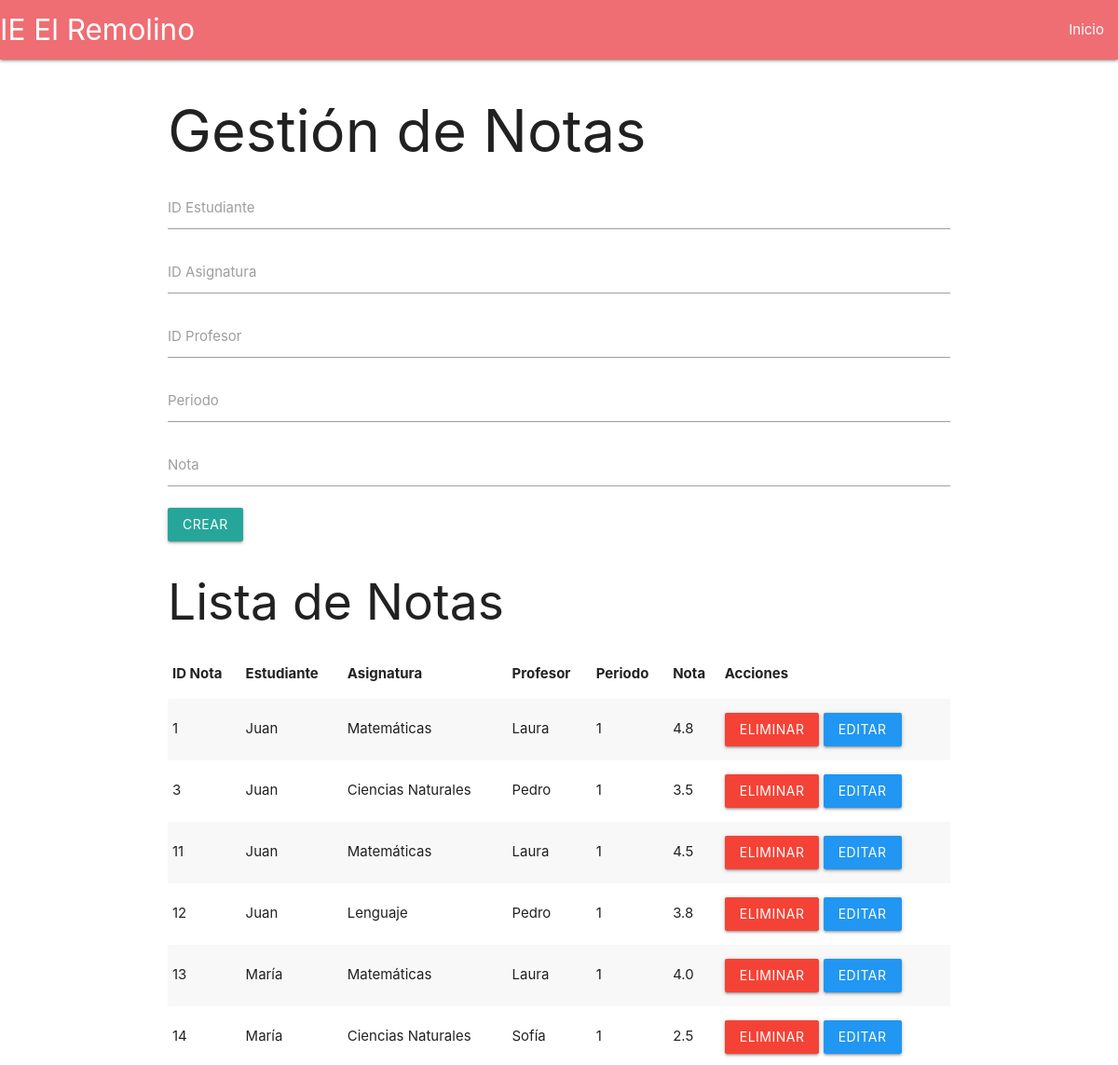
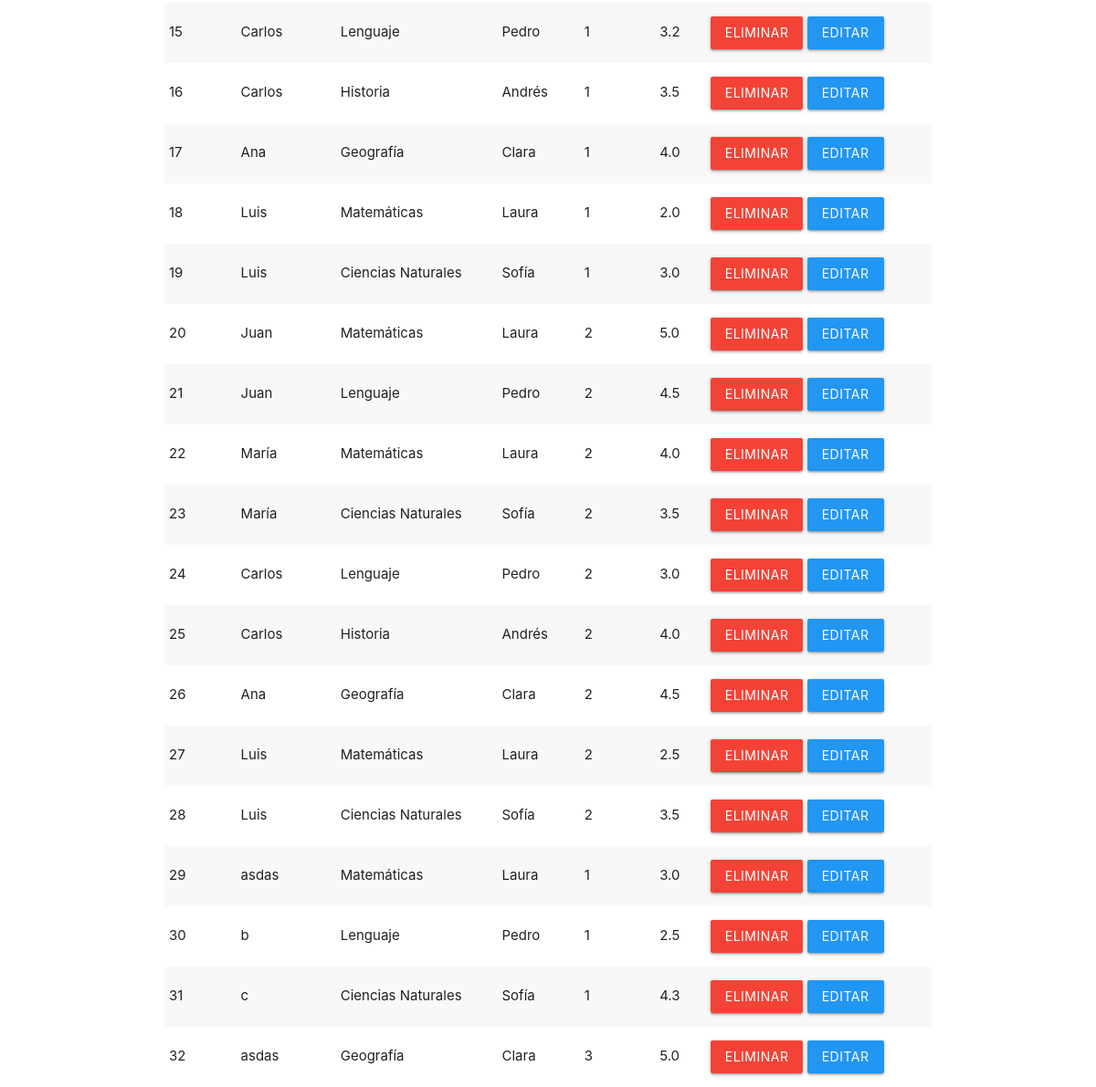
Page /gestionar_notas.php on the committed database (2 pictures, top to bottom).
### tables this page shows
CREATE TABLE `notas` (
  `id_nota` int(11) NOT NULL,
  `id_estudiante` int(11) NOT NULL,
  `id_asignatura` int(11) NOT NULL,
  `id_profesor` int(11) NOT NULL,
  `periodo` int(11) NOT NULL CHECK (`periodo` between 1 and 4),
  `nota` decimal(2,1) NOT NULL CHECK (`nota` between 1 and 5)
);

CREATE TABLE `estudiantes` (
  `id_estudiante` int(11) NOT NULL,
  `nombre` varchar(100) NOT NULL,
  `apellido` varchar(100) NOT NULL,
  `grado` varchar(50) NOT NULL,
  `correo` varchar(100) DEFAULT NULL
);

CREATE TABLE `asignaturas` (
  `id_asignatura` int(11) NOT NULL,
  `nombre` varchar(100) NOT NULL,
  `descripcion` text DEFAULT NULL
);

CREATE TABLE `profesores` (
  `id_profesor` int(11) NOT NULL,
  `nombre` varchar(100) NOT NULL,
  `apellido` varchar(100) NOT NULL,
  `especialidad` varchar(100) NOT NULL,
  `correo` varchar(100) DEFAULT NULL
);

### gestionar_notas.php (the view, shortened to what this page needs)
<?php
$servername = "localhost";
$username = "root";
$password = "";
$dbname = "gestion_notas";
$conn = new mysqli($servername, $username, $password, $dbname);
$edit = false;
$sql = "SELECT notas.id_nota, estudiantes.nombre AS nombre_estudiante, asignaturas.nombre AS nombre_asignatura,
        profesores.nombre AS nombre_profesor, notas.periodo, notas.nota
        FROM notas
        JOIN estudiantes ON notas.id_estudiante = estudiantes.id_estudiante
        JOIN asignaturas ON notas.id_asignatura = asignaturas.id_asignatura
        JOIN profesores ON notas.id_profesor = profesores.id_profesor";
$result = $conn->query($sql);
?>
<!DOCTYPE html>
<html lang="es">
<head>
    <link rel="stylesheet" href="https://cdnjs.cloudflare.com/ajax/libs/materialize/1.0.0/css/materialize.min.css">
</head>
<body>
<nav>
    <div class="nav-wrapper">
        <a href="#" class="brand-logo">IE El Remolino</a>
        <ul id="nav-mobile" class="right hide-on-med-and-down">
            <li><a href="admin_dashboard.php">Inicio</a></li>
        </ul>
    </div>
</nav>
<div class="container">
    <h1>Gestión de Notas</h1>
    <form action="" method="POST">
        <div class="input-field">
            <input type="number" name="id_estudiante" required value="<?php echo $edit ? $edit['id_estudiante'] : ''; ?>">
            <label>ID Estudiante</label>
        </div>
        <div class="input-field">
            <input type="number" name="id_asignatura" required value="<?php echo $edit ? $edit['id_asignatura'] : ''; ?>">
            <label>ID Asignatura</label>
        </div>
        <div class="input-field">
            <input type="number" name="id_profesor" required value="<?php echo $edit ? $edit['id_profesor'] : ''; ?>">
            <label>ID Profesor</label>
        </div>
        <div class="input-field">
            <input type="number" name="periodo" required value="<?php echo $edit ? $edit['periodo'] : ''; ?>">
            <label>Periodo</label>
        </div>
        <div class="input-field">
            <input type="text" name="nota" required value="<?php echo $edit ? $edit['nota'] : ''; ?>">
            <label>Nota</label>
        </div>
        <button type="submit" name="<?php echo $edit ? 'actualizar' : 'crear'; ?>" class="btn">
            <?php echo $edit ? 'Actualizar' : 'Crear'; ?>
        </button>
    </form>
    <h2>Lista de Notas</h2>
    <table class="striped">
        <thead>
            <tr>
                <th>ID Nota</th>
                <th>Estudiante</th>
                <th>Asignatura</th>
                <th>Profesor</th>
                <th>Periodo</th>
                <th>Nota</th>
                <th>Acciones</th>
            </tr>
        </thead>
        <tbody>
            <?php if ($result->num_rows > 0): ?>
                <?php while($row = $result->fetch_assoc()): ?>
                    <tr>
                        <td><?php echo $row['id_nota']; ?></td>
                        <td><?php echo $row['nombre_estudiante']; ?></td>
                        <td><?php echo $row['nombre_asignatura']; ?></td>
                        <td><?php echo $row['nombre_profesor']; ?></td>
                        <td><?php echo $row['periodo']; ?></td>
                        <td><?php echo $row['nota']; ?></td>
                        <td>
                            <form action="" method="POST" style="display:inline;">
                                <button type="submit" name="eliminar" class="btn red">Eliminar</button>
                            </form>
                            <form action="" method="POST" style="display:inline;">
                                <button type="submit" name="editar" class="btn blue">Editar</button>
                            </form>
                        </td>
                    </tr>
                <?php endwhile; ?>
            <?php else: ?>
                <tr>
                    <td colspan="7">No hay notas registradas.</td>
                </tr>
            <?php endif; ?>
        </tbody>
    </table>
</div>
</body>
</html>

### rows in the picture
notas: id_nota "1", id_estudiante.nombre "Juan", id_asignatura.nombre "Matemáticas", id_profesor.nombre "Laura", periodo "1", nota "4.8"
notas: id_nota "3", id_estudiante.nombre "Juan", id_asignatura.nombre "Ciencias Naturales", id_profesor.nombre "Pedro", periodo "1", nota "3.5"
notas: id_nota "11", id_estudiante.nombre "Juan", id_asignatura.nombre "Matemáticas", id_profesor.nombre "Laura", periodo "1", nota "4.5"
notas: id_nota "12", id_estudiante.nombre "Juan", id_asignatura.nombre "Lenguaje", id_profesor.nombre "Pedro", periodo "1", nota "3.8"
notas: id_nota "13", id_estudiante.nombre "María", id_asignatura.nombre "Matemáticas", id_profesor.nombre "Laura", periodo "1", nota "4.0"
notas: id_nota "14", id_estudiante.nombre "María", id_asignatura.nombre "Ciencias Naturales", id_profesor.nombre "Sofía", periodo "1", nota "2.5"
notas: id_nota "15", id_estudiante.nombre "Carlos", id_asignatura.nombre "Lenguaje", id_profesor.nombre "Pedro", periodo "1", nota "3.2"
notas: id_nota "16", id_estudiante.nombre "Carlos", id_asignatura.nombre "Historia", id_profesor.nombre "Andrés", periodo "1", nota "3.5"
notas: id_nota "17", id_estudiante.nombre "Ana", id_asignatura.nombre "Geografía", id_profesor.nombre "Clara", periodo "1", nota "4.0"
notas: id_nota "18", id_estudiante.nombre "Luis", id_asignatura.nombre "Matemáticas", id_profesor.nombre "Laura", periodo "1", nota "2.0"
notas: id_nota "19", id_estudiante.nombre "Luis", id_asignatura.nombre "Ciencias Naturales", id_profesor.nombre "Sofía", periodo "1", nota "3.0"
notas: id_nota "20", id_estudiante.nombre "Juan", id_asignatura.nombre "Matemáticas", id_profesor.nombre "Laura", periodo "2", nota "5.0"
notas: id_nota "21", id_estudiante.nombre "Juan", id_asignatura.nombre "Lenguaje", id_profesor.nombre "Pedro", periodo "2", nota "4.5"
notas: id_nota "22", id_estudiante.nombre "María", id_asignatura.nombre "Matemáticas", id_profesor.nombre "Laura", periodo "2", nota "4.0"
notas: id_nota "23", id_estudiante.nombre "María", id_asignatura.nombre "Ciencias Naturales", id_profesor.nombre "Sofía", periodo "2", nota "3.5"
notas: id_nota "24", id_estudiante.nombre "Carlos", id_asignatura.nombre "Lenguaje", id_profesor.nombre "Pedro", periodo "2", nota "3.0"
notas: id_nota "25", id_estudiante.nombre "Carlos", id_asignatura.nombre "Historia", id_profesor.nombre "Andrés", periodo "2", nota "4.0"
notas: id_nota "26", id_estudiante.nombre "Ana", id_asignatura.nombre "Geografía", id_profesor.nombre "Clara", periodo "2", nota "4.5"
notas: id_nota "27", id_estudiante.nombre "Luis", id_asignatura.nombre "Matemáticas", id_profesor.nombre "Laura", periodo "2", nota "2.5"
notas: id_nota "28", id_estudiante.nombre "Luis", id_asignatura.nombre "Ciencias Naturales", id_profesor.nombre "Sofía", periodo "2", nota "3.5"
notas: id_nota "29", id_estudiante.nombre "asdas", id_asignatura.nombre "Matemáticas", id_profesor.nombre "Laura", periodo "1", nota "3.0"
notas: id_nota "30", id_estudiante.nombre "b", id_asignatura.nombre "Lenguaje", id_profesor.nombre "Pedro", periodo "1", nota "2.5"
notas: id_nota "31", id_estudiante.nombre "c", id_asignatura.nombre "Ciencias Naturales", id_profesor.nombre "Sofía", periodo "1", nota "4.3"
notas: id_nota "32", id_estudiante.nombre "asdas", id_asignatura.nombre "Geografía", id_profesor.nombre "Clara", periodo "3", nota "5.0"
